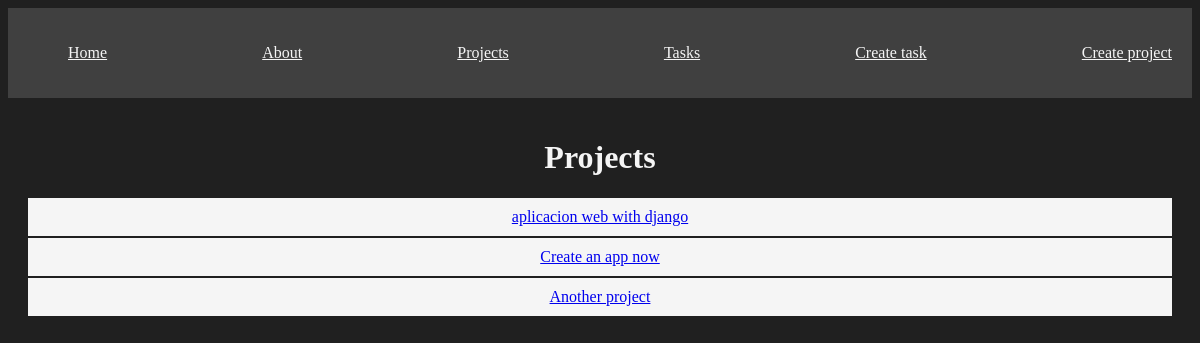
Page /projects/ on the earlier database version.
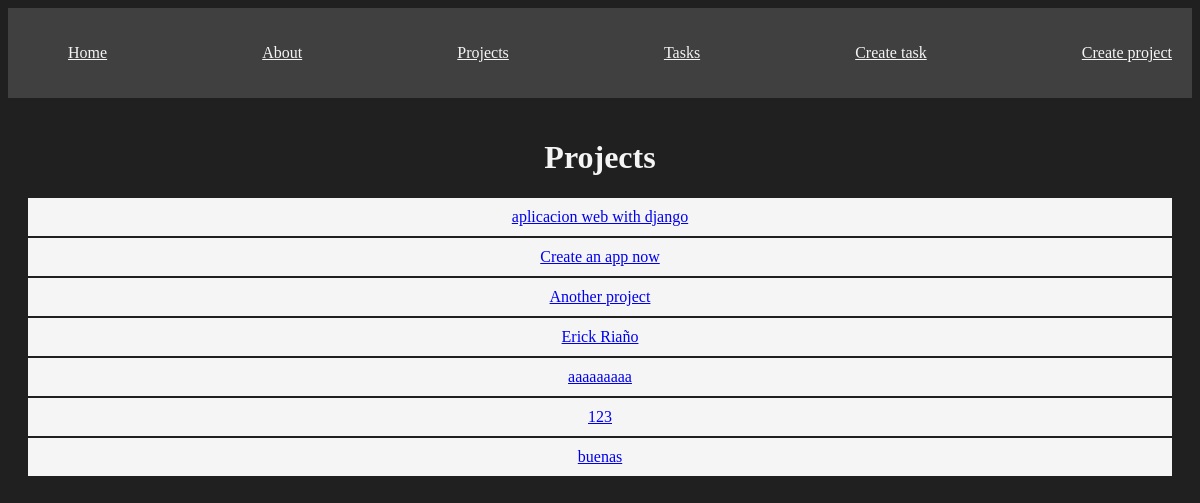
Same page on the later database version.
### myapp/models.py (models this page shows, shortened)
class Project(models.Model):
  name = models.CharField(max_length=200)

### myapp/views.py (the view)
# urls.py: path('projects/', views.projects, name='projects'),
def projects(request):
  projects = Project.objects.all()
  return render(request, 'projects/projects.html', {
    'projects': projects
  })

### myapp/templates/projects/projects.html
{% extends 'layouts/base.html' %}
{% block content %}
  <h1>Projects</h1>
  {% for project in projects %}
    <article class='card'>
      <a href='{% url "project_detail" project.id %}'> {{ project.name }}</a>
    </article>
  {% endfor %}
{% endblock %}

Differences in the rows shown:
added Project: name "Erick Riaño"
added Project: name "aaaaaaaaa"
added Project: name "123"
added Project: name "buenas"
